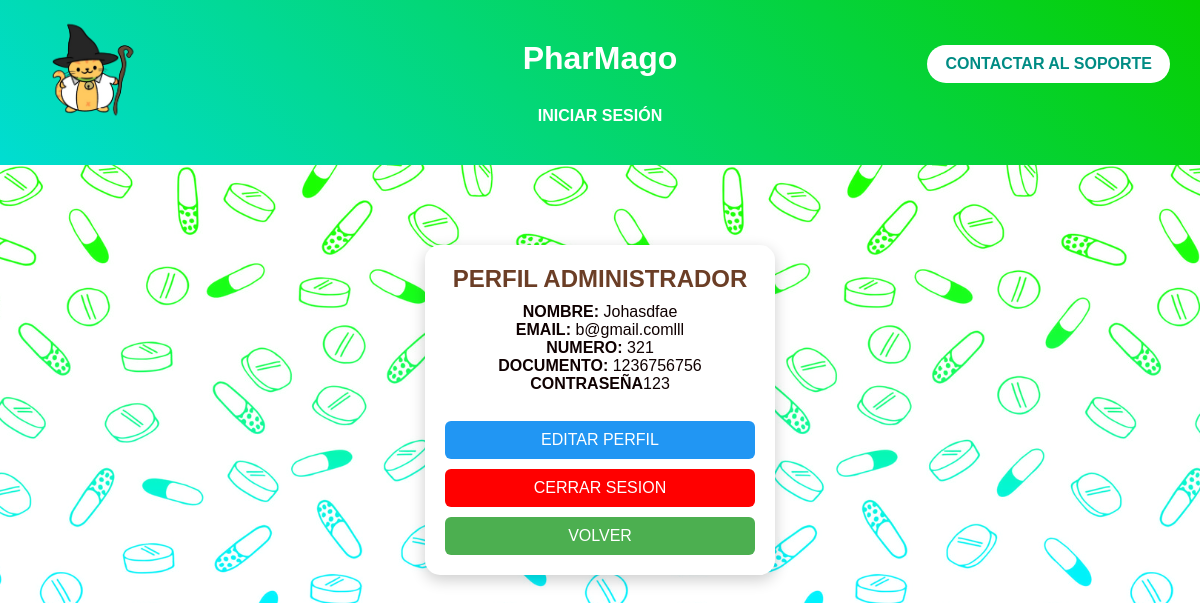
The page /admin/usuario/usu_perfil.php (signed in) on the database its author committed.
### tables this page shows
CREATE TABLE `clientes` (
  `cod_cliente` int(11) NOT NULL,
  `nombre` varchar(50) NOT NULL,
  `apellido` varchar(50) NOT NULL,
  `usuario` varchar(20) NOT NULL,
  `email` varchar(50) NOT NULL,
  `contraseña` varchar(50) NOT NULL,
  `contra_encriptada` varchar(255) DEFAULT NULL,
  `numero` varchar(50) NOT NULL,
  `tipo_documento` varchar(20) NOT NULL,
  `documento` varchar(50) NOT NULL,
  `rol` enum('cliente','admin') DEFAULT 'cliente',
  `estado` int(11) DEFAULT 1
);

### admin/usuario/usu_perfil.php (the view, shortened to what this page needs)
<?php
Include("../../conexion.php");
    $id=$_SESSION["id"];
    $stmt=$conn->prepare("Select * from clientes where cod_cliente=?");
    $stmt->bind_param("i",$id);
    $stmt->execute();
    $admin=$stmt->get_result()->fetch_assoc();
?>
<!DOCTYPE html>
<html lang="en">
<head>
    <link rel="stylesheet" href="../../css/general_perfil.css">
</head>
<header>
        <div class="contenedor">
            <img src="../../imagenes/logo.png" alt="Logo PharMago">
        </div>
        <div class="contenedor1">
            <a href="../soporte/soporte.php" class="button">
                CONTACTAR AL SOPORTE
            </a>
        </div>
        <h1>PharMago</h1>
        <nav>
            <a href="../../iniciarsesion.php">INICIAR SESIÓN</a>
        </nav>
    </header>
<body>
    <div class="card">
    <h2>PERFIL ADMINISTRADOR </h2>
    <p><b>NOMBRE: </b><?php echo $admin ["nombre"];?></p>
    <p><b>EMAIL: </b><?php echo $admin ["email"];?></p>
    <p><b>NUMERO: </b><?php echo $admin ["numero"];?></p>
    <p><b>DOCUMENTO: </b><?php echo $admin ["documento"];?></p>
    <p><b>CONTRASEÑA</b><?php echo $admin ["contraseña"];?></p>
    <br>
    <a href="usu_editar.php" class= "btn editar">EDITAR PERFIL </a>
    <a href="../../cerrarsesion.php" class="btn baja" onclick="return confirm('¿Desea cerrar sesion?');">CERRAR SESION</a>
    <a href="../dashboard_admin.php" class="btn volver">VOLVER </a>
</body>
</html>

### css/general_perfil.css (style rules this page uses)
* { margin:0; padding:0; box-sizing:border-box; }
html { height:100%; }
body { min-height:100vh; display:flex; flex-direction:column; font-family:'Franklin Gothic Medium','Arial Narrow',Arial,sans-serif; text-align:center; color:rgb(15, 1, 1); position:relative; }
body::before { content:""; position:fixed; inset:0; background:url("../imagenes/fondo.png") center center/cover no-repeat; z-index:-1; }
header { background:linear-gradient(45deg,#00ddd2,#07cf00); color:white; padding:40px 20px; position:relative; animation:fadeIn 1.5s ease; }
header h1 { display:inline-block; margin-bottom:15px; cursor:pointer; transition:transform .3s; }
.contenedor { position:absolute; top:20px; left:25px; }
.contenedor img { width:130px; height:auto; }
.contenedor1 { position:absolute; top:45px; right:30px; }
nav { margin-top:15px; }
nav a { color:white; text-decoration:none; font-weight:bold; margin:0 15px; transition:.3s; }
.button { display:inline-block; padding:10px 18px; background:white; color:#008c84; border-radius:40px; text-decoration:none; font-weight:bold; transition:.3s; }
* { margin: 0; padding: 0; box-sizing: bhorder-box; }
body { font-family: Arial, Helvetica, sans-serif; background: #fff5f7; }
.card { width:350px; margin:80px auto; background:white; border-radius: 15px; box-shadow: 0px 5px 15px rgba(0,0,0,0.2); padding: 20px; text-align:center; transition: 0.3s; }
.card h2 { color: #6b3e26; margin-bottom: 10px; }
.btn { display:block; margin-top:10px; padding:10px; text-decoration:none; border-radius: 6px; color: white; }
.editar { background: #2196f3; }
.baja { background: red; }
.volver { background: #4caf50; }

### rows shown on the page
clientes: nombre "Johasdfae", email "b@gmail.comlll", numero "321", documento "1236756756", contraseña "123"
